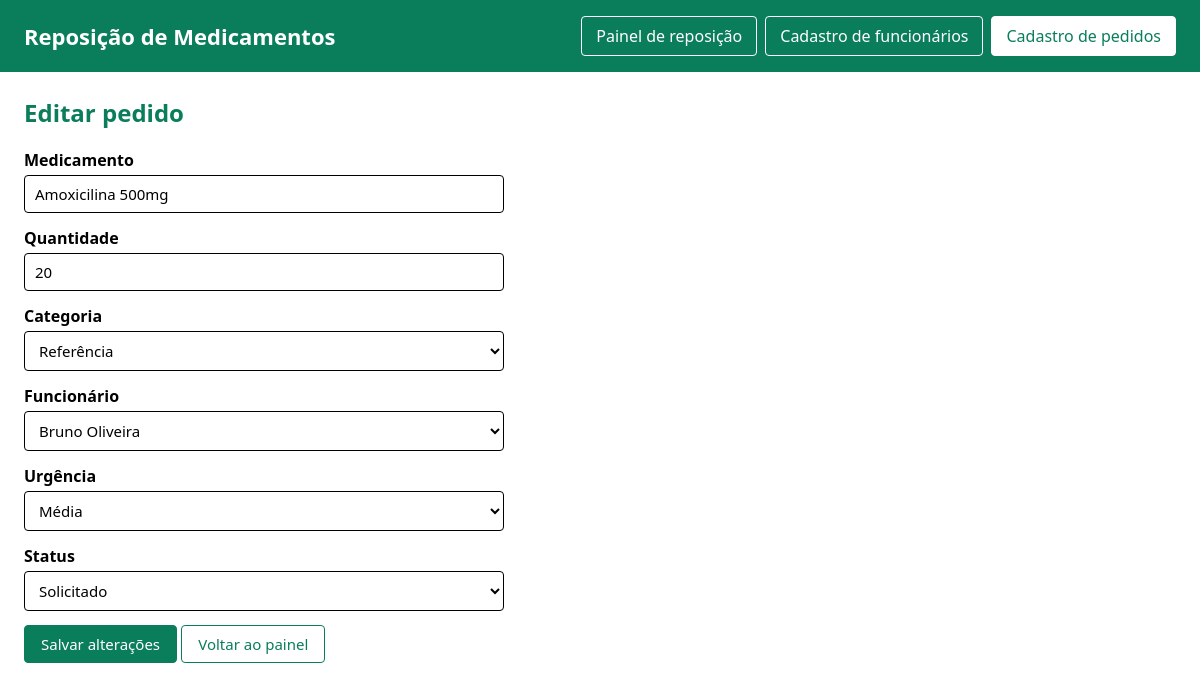
Page /code/pedidos.php?id=2 on the committed database.
### tables this page shows
CREATE TABLE pedido_reposicao (
    id_pedido        INT          NOT NULL AUTO_INCREMENT,
    id_funcionario   INT          NOT NULL,
    medicamento      VARCHAR(100) NOT NULL,
    quantidade       INT          NOT NULL,
    categoria        VARCHAR(20)  NOT NULL,
    urgencia         ENUM('baixa', 'media', 'alta') NOT NULL,
    data_solicitacao DATETIME     NOT NULL DEFAULT CURRENT_TIMESTAMP,
    status           ENUM('solicitado', 'em_separacao', 'recebido') NOT NULL DEFAULT 'solicitado',
    CONSTRAINT pk_pedido_reposicao PRIMARY KEY (id_pedido),
    CONSTRAINT fk_pedido_funcionario FOREIGN KEY (id_funcionario)
        REFERENCES funcionario (id_funcionario)
        ON UPDATE CASCADE
        ON DELETE RESTRICT,
    CONSTRAINT ck_pedido_quantidade CHECK (quantidade > 0)
);

CREATE TABLE funcionario (
    id_funcionario INT          NOT NULL AUTO_INCREMENT,
    nome           VARCHAR(100) NOT NULL,
    email          VARCHAR(150) NOT NULL,
    CONSTRAINT pk_funcionario PRIMARY KEY (id_funcionario),
    CONSTRAINT uk_funcionario_email UNIQUE (email)
);

### code/includes/exibicao.php (called while the page is built, shortened)
<?php
function escaparHtml($texto)
{
    return htmlspecialchars((string) $texto, ENT_QUOTES, 'UTF-8');
}

### code/includes/pedido.php (called while the page is built, shortened)
<?php
function pedidoVazio()
{
    return [
        'medicamento' => '',
        'quantidade' => '',
        'categoria' => '',
        'id_funcionario' => '',
        'urgencia' => '',
        'status' => 'solicitado',
    ];
}
function buscarPedidoPorId(PDO $pdo, $idPedido)
{
    $consulta = $pdo->prepare('SELECT * FROM pedido_reposicao WHERE id_pedido = ?');
    $consulta->execute([$idPedido]);
    return $consulta->fetch();
}

### code/includes/funcionario.php (called while the page is built, shortened)
<?php
function listarFuncionariosPorNome(PDO $pdo)
{
    return $pdo->query('SELECT id_funcionario, nome, email FROM funcionario ORDER BY nome')->fetchAll();
}

### code/pedidos.php (the view, shortened to what this page needs)
<?php
require 'includes/conexao.php';
require 'includes/exibicao.php';
require 'includes/funcionario.php';
require 'includes/pedido.php';
$idPedidoEmEdicao = filter_input(INPUT_GET, 'id', FILTER_VALIDATE_INT) ?: null;
$editando = $idPedidoEmEdicao !== null;
$titulo = $editando ? 'Editar pedido' : 'Cadastro de pedidos';
$pedido = pedidoVazio();
if ($editando) {
    $pedidoSalvo = buscarPedidoPorId($pdo, $idPedidoEmEdicao);
    $pedido = array_merge($pedido, $pedidoSalvo);
}
$funcionarios = listarFuncionariosPorNome($pdo);
require 'includes/cabecalho.php';
?>
<h2><?= escaparHtml($titulo) ?></h2>
<form method="post" class="formulario">
    <label>
        Medicamento
        <input type="text" name="medicamento" maxlength="100" required value="<?= escaparHtml($pedido['medicamento']) ?>">
    </label>
    <label>
        Quantidade
        <input type="number" name="quantidade" min="1" step="1" required value="<?= escaparHtml($pedido['quantidade']) ?>">
    </label>
    <label>
        Categoria
        <select name="categoria" required>
            <?php foreach (CATEGORIAS as $valor => $rotulo): ?>
                <option value="<?= escaparHtml($valor) ?>" <?= $pedido['categoria'] === $valor ? 'selected' : '' ?>><?= escaparHtml($rotulo) ?></option>
            <?php endforeach; ?>
        </select>
    </label>
    <label>
        Funcionário
        <select name="id_funcionario" required>
            <?php foreach ($funcionarios as $funcionario): ?>
                <option value="<?= escaparHtml($funcionario['id_funcionario']) ?>" <?= (string) $pedido['id_funcionario'] === (string) $funcionario['id_funcionario'] ? 'selected' : '' ?>>
                    <?= escaparHtml($funcionario['nome']) ?>
                </option>
            <?php endforeach; ?>
        </select>
    </label>
    <label>
        Urgência
        <select name="urgencia" required>
            <?php foreach (URGENCIAS as $valor => $rotulo): ?>
                <option value="<?= escaparHtml($valor) ?>" <?= $pedido['urgencia'] === $valor ? 'selected' : '' ?>><?= escaparHtml($rotulo) ?></option>
            <?php endforeach; ?>
        </select>
    </label>
    <?php if ($editando): ?>
        <label>
            Status
            <select name="status" required>
                <?php foreach (STATUS as $valor => $rotulo): ?>
                    <option value="<?= escaparHtml($valor) ?>" <?= $pedido['status'] === $valor ? 'selected' : '' ?>><?= escaparHtml($rotulo) ?></option>
                <?php endforeach; ?>
            </select>
        </label>
    <?php endif; ?>
    <div>
        <button type="submit" class="botao"><?= $editando ? 'Salvar alterações' : 'Salvar' ?></button>
        <?php if ($editando): ?>
            <a href="index.php" class="botao botao-secundario">Voltar ao painel</a>
        <?php endif; ?>
    </div>
</form>
<?php require 'includes/rodape.php'; ?>

### code/css/estilo.css (style rules this page uses)
:root { --branco: #FFFFFF; --verde: #0A7D5A; --preto: #000000; }
* { box-sizing: border-box; }
body { margin: 0; font-family: 'Segoe UI', sans-serif; background: var(--branco); color: var(--preto); }
h2 { color: var(--verde); margin-top: 0; }
.formulario { max-width: 480px; display: flex; flex-direction: column; gap: 14px; }
.formulario label { display: flex; flex-direction: column; gap: 4px; font-weight: 600; }
.formulario input, .formulario select { font-family: inherit; font-size: 15px; padding: 8px 10px; border: 1px solid var(--preto); border-radius: 4px; background: var(--branco); color: var(--preto); }
.botao { font-family: inherit; font-size: 15px; padding: 8px 16px; border: 1px solid var(--verde); border-radius: 4px; background: var(--verde); color: var(--branco); cursor: pointer; text-decoration: none; display: inline-block; }
.botao-secundario { background: var(--branco); color: var(--verde); }

### rows in the picture
pedido_reposicao: medicamento "Amoxicilina 500mg", quantidade "20", categoria "Referência", id_funcionario "Bruno Oliveira", urgencia "Média", status "Solicitado"

### other values in the picture
escaparHtml($titulo) "Editar pedido"
